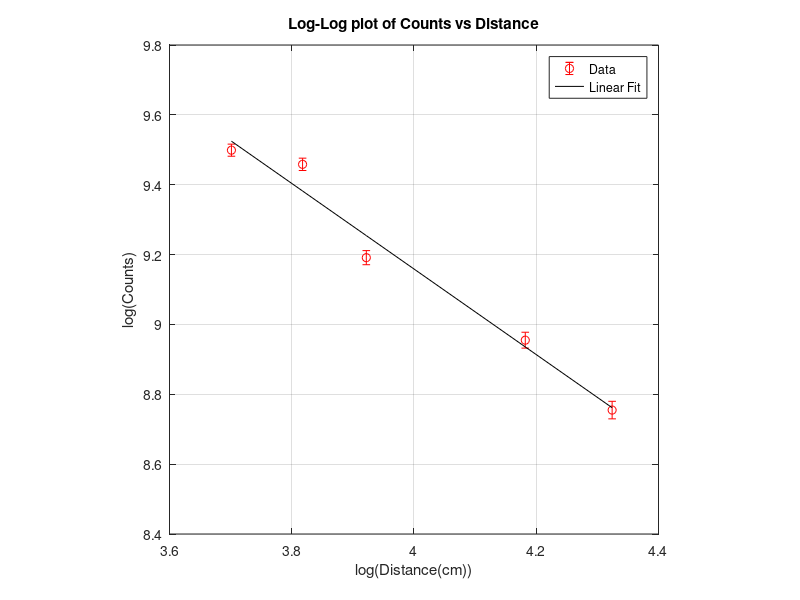

Source code (MATLAB):
distance1=[25.5 30.5 35.5 40.5 45.5 50.5 65.5 75.5];
counts1=[14929 14338 13786 13345 12815 9810 7746 6341];
distance=[ 40.5 45.5 50.5 65.5 75.5];
counts=[ 13345 12815 9810 7746 6341];

figure(1)
logx=log(distance);
logy=log(counts);
p=polyfit(logx,logy,1);
err=2*sqrt(counts)./(counts);
errorbar(logx,logy,err, 'ro')
axis equal square
grid
xlabel('log(Distance(cm))');
ylabel('log(Counts)');
title('Log-Log plot of Counts vs Distance')
k=p(1);
loga=p(2);
a=exp(loga);
hold on; plot(logx,k*logx+loga,'k')
legend('Data','Linear Fit');


chi=[];
 for i=1:length(counts)
     z = (logy(i)-(p(1)*logx(i)+p(2)))^2/(sqrt(counts(i))./(counts(i)))^2;
     chi= [chi; z];
 end
 reducedchi=(sum(chi))/3
 

